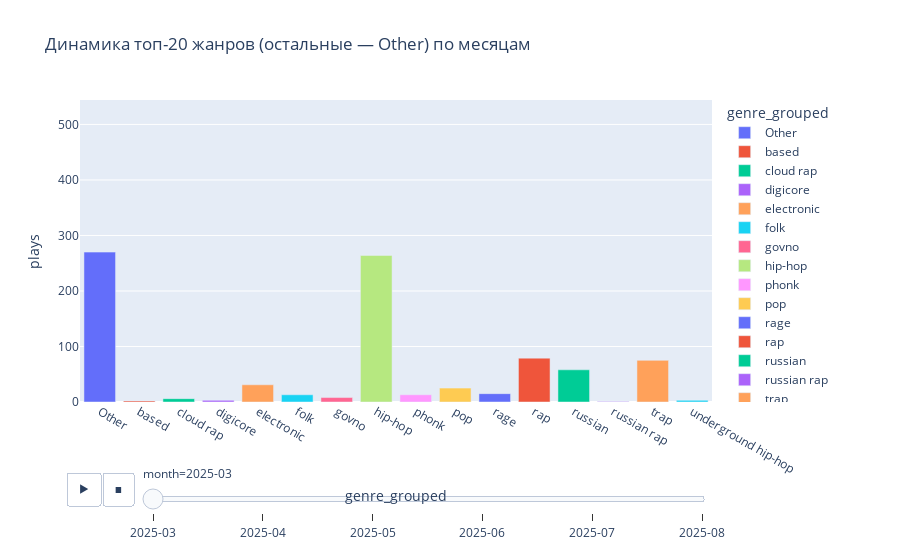

Notebook source saved alongside this figure:
### Markdown cell above
## Динамика жанров по месяцам

Анимация ниже показывает, как менялось количество прослушиваний для топ‑жанров (остальные объединены в **Other**) в течение года.  
Каждый кадр соответствует одному месяцу, что позволяет отследить сезонные колебания и появление новых фаворитов.

### Code cell
genre_month = (
    df
    .groupby(['month', 'genre_grouped'])
    .size()
    .reset_index(name='plays')
)

fig = px.bar(
    genre_month,
    x='genre_grouped', y='plays',
    color='genre_grouped',
    animation_frame='month',
    range_y=[0, genre_month['plays'].max()],
    title=f"Динамика топ-{len(top_genres)} жанров (остальные — Other) по месяцам"
)
fig.show()

### Figure 1 — Plotly figure (JSON) as saved in the notebook; plotly's stock layout.template omitted (floating-point values rounded to 4 significant figures)
{"data": [{"hovertemplate": "genre_grouped=%{x}<br>month=2025-03<br>plays=%{y}<extra></extra>", "legendgroup": "Other", "marker": {"color": "#636efa", "pattern": {"shape": ""}}, "name": "Other", "orientation": "v", "showlegend": true, "textposition": "auto", "type": "bar", "x": ["Other"], "xaxis": "x", "y": [270], "yaxis": "y"}, {"hovertemplate": "genre_grouped=%{x}<br>month=2025-03<br>plays=%{y}<extra></extra>", "legendgroup": "based", "marker": {"color": "#EF553B", "pattern": {"shape": ""}}, "name": "based", "orientation": "v", "showlegend": true, "textposition": "auto", "type": "bar", "x": ["based"], "xaxis": "x", "y": [2], "yaxis": "y"}, {"hovertemplate": "genre_grouped=%{x}<br>month=2025-03<br>plays=%{y}<extra></extra>", "legendgroup": "cloud rap", "marker": {"color": "#00cc96", "pattern": {"shape": ""}}, "name": "cloud rap", "orientation": "v", "showlegend": true, "textposition": "auto", "type": "bar", "x": ["cloud rap"], "xaxis": "x", "y": [6], "yaxis": "y"}, {"hovertemplate": "genre_grouped=%{x}<br>month=2025-03<br>plays=%{y}<extra></extra>", "legendgroup": "digicore", "marker": {"color": "#ab63fa", "pattern": {"shape": ""}}, "name": "digicore", "orientation": "v", "showlegend": true, "textposition": "auto", "type": "bar", "x": ["digicore"], "xaxis": "x", "y": [3], "yaxis": "y"}, {"hovertemplate": "genre_grouped=%{x}<br>month=2025-03<br>plays=%{y}<extra></extra>", "legendgroup": "electronic", "marker": {"color": "#FFA15A", "pattern": {"shape": ""}}, "name": "electronic", "orientation": "v", "showlegend": true, "textposition": "auto", "type": "bar", "x": ["electronic"], "xaxis": "x", "y": [31], "yaxis": "y"}, {"hovertemplate": "genre_grouped=%{x}<br>month=2025-03<br>plays=%{y}<extra></extra>", "legendgroup": "folk", "marker": {"color": "#19d3f3", "pattern": {"shape": ""}}, "name": "folk", "orientation": "v", "showlegend": true, "textposition": "auto", "type": "bar", "x": ["folk"], "xaxis": "x", "y": [13], "yaxis": "y"}, {"hovertemplate": "genre_grouped=%{x}<br>month=2025-03<br>plays=%{y}<extra></extra>", "legendgroup": "govno", "marker": {"color": "#FF6692", "pattern": {"shape": ""}}, "name": "govno", "orientation": "v", "showlegend": true, "textposition": "auto", "type": "bar", "x": ["govno"], "xaxis": "x", "y": [8], "yaxis": "y"}, {"hovertemplate": "genre_grouped=%{x}<br>month=2025-03<br>plays=%{y}<extra></extra>", "legendgroup": "hip-hop", "marker": {"color": "#B6E880", "pattern": {"shape": ""}}, "name": "hip-hop", "orientation": "v", "showlegend": true, "textposition": "auto", "type": "bar", "x": ["hip-hop"], "xaxis": "x", "y": [264], "yaxis": "y"}, {"hovertemplate": "genre_grouped=%{x}<br>month=2025-03<br>plays=%{y}<extra></extra>", "legendgroup": "phonk", "marker": {"color": "#FF97FF", "pattern": {"shape": ""}}, "name": "phonk", "orientation": "v", "showlegend": true, "textposition": "auto", "type": "bar", "x": ["phonk"], "xaxis": "x", "y": [13], "yaxis": "y"}, {"hovertemplate": "genre_grouped=%{x}<br>month=2025-03<br>plays=%{y}<extra></extra>", "legendgroup": "pop", "marker": {"color": "#FECB52", "pattern": {"shape": ""}}, "name": "pop", "orientation": "v", "showlegend": true, "textposition": "auto", "type": "bar", "x": ["pop"], "xaxis": "x", "y": [25], "yaxis": "y"}, {"hovertemplate": "genre_grouped=%{x}<br>month=2025-03<br>plays=%{y}<extra></extra>", "legendgroup": "rage", "marker": {"color": "#636efa", "pattern": {"shape": ""}}, "name": "rage", "orientation": "v", "showlegend": true, "textposition": "auto", "type": "bar", "x": ["rage"], "xaxis": "x", "y": [15], "yaxis": "y"}, {"hovertemplate": "genre_grouped=%{x}<br>month=2025-03<br>plays=%{y}<extra></extra>", "legendgroup": "rap", "marker": {"color": "#EF553B", "pattern": {"shape": ""}}, "name": "rap", "orientation": "v", "showlegend": true, "textposition": "auto", "type": "bar", "x": ["rap"], "xaxis": "x", "y": [79], "yaxis": "y"}, {"hovertemplate": "genre_grouped=%{x}<br>month=2025-03<br>plays=%{y}<extra></extra>", "legendgroup": "russian", "marker": {"color": "#00cc96", "pattern": {"shape": ""}}, "name": "russian", "orientation": "v", "showlegend": true, "textposition": "auto", "type": "bar", "x": ["russian"], "xaxis": "x", "y": [58], "yaxis": "y"}, {"hovertemplate": "genre_grouped=%{x}<br>month=2025-03<br>plays=%{y}<extra></extra>", "legendgroup": "russian rap", "marker": {"color": "#ab63fa", "pattern": {"shape": ""}}, "name": "russian rap", "orientation": "v", "showlegend": true, "textposition": "auto", "type": "bar", "x": ["russian rap"], "xaxis": "x", "y": [1], "yaxis": "y"}, {"hovertemplate": "genre_grouped=%{x}<br>month=2025-03<br>plays=%{y}<extra></extra>", "legendgroup": "trap", "marker": {"color": "#FFA15A", "pattern": {"shape": ""}}, "name": "trap", "orientation": "v", "showlegend": true, "textposition": "auto", "type": "bar", "x": ["trap"], "xaxis": "x", "y": [75], "yaxis": "y"}, {"hovertemplate": "genre_grouped=%{x}<br>month=2025-03<br>plays=%{y}<extra></extra>", "legendgroup": "underground hip-hop", "marker": {"color": "#19d3f3", "pattern": {"shape": ""}}, "name": "underground hip-hop", "orientation": "v", "showlegend": true, "textposition": "auto", "type": "bar", "x": ["underground hip-hop"], "xaxis": "x", "y": [3], "yaxis": "y"}], "layout": {"barmode": "relative", "legend": {"title": {"text": "genre_grouped"}, "tracegroupgap": 0}, "sliders": [{"active": 0, "currentvalue": {"prefix": "month="}, "len": 0.9, "pad": {"b": 10, "t": 60}, "steps": [{"args": [["2025-03"], {"frame": {"duration": 0, "redraw": true}, "fromcurrent": true, "mode": "immediate", "transition": {"duration": 0, "easing": "linear"}}], "label": "2025-03", "method": "animate"}, {"args": [["2025-04"], {"frame": {"duration": 0, "redraw": true}, "fromcurrent": true, "mode": "immediate", "transition": {"duration": 0, "easing": "linear"}}], "label": "2025-04", "method": "animate"}, {"args": [["2025-05"], {"frame": {"duration": 0, "redraw": true}, "fromcurrent": true, "mode": "immediate", "transition": {"duration": 0, "easing": "linear"}}], "label": "2025-05", "method": "animate"}, {"args": [["2025-06"], {"frame": {"duration": 0, "redraw": true}, "fromcurrent": true, "mode": "immediate", "transition": {"duration": 0, "easing": "linear"}}], "label": "2025-06", "method": "animate"}, {"args": [["2025-07"], {"frame": {"duration": 0, "redraw": true}, "fromcurrent": true, "mode": "immediate", "transition": {"duration": 0, "easing": "linear"}}], "label": "2025-07", "method": "animate"}, {"args": [["2025-08"], {"frame": {"duration": 0, "redraw": true}, "fromcurrent": true, "mode": "immediate", "transition": {"duration": 0, "easing": "linear"}}], "label": "2025-08", "method": "animate"}], "x": 0.1, "xanchor": "left", "y": 0, "yanchor": "top"}], "title": {"text": "Динамика топ-20 жанров (остальные — Other) по месяцам"}, "updatemenus": [{"buttons": [{"args": [null, {"frame": {"duration": 500, "redraw": true}, "fromcurrent": true, "mode": "immediate", "transition": {"duration": 500, "easing": "linear"}}], "label": "&#9654;", "method": "animate"}, {"args": [[null], {"frame": {"duration": 0, "redraw": true}, "fromcurrent": true, "mode": "immediate", "transition": {"duration": 0, "easing": "linear"}}], "label": "&#9724;", "method": "animate"}], "direction": "left", "pad": {"r": 10, "t": 70}, "showactive": false, "type": "buttons", "x": 0.1, "xanchor": "right", "y": 0, "yanchor": "top"}], "xaxis": {"anchor": "y", "categoryarray": ["Other", "based", "cloud rap", "digicore", "electronic", "folk", "govno", "hip-hop", "phonk", "pop", "rage", "rap", "russian", "russian rap", "trap", "underground hip-hop", "dubstep", "house", "indie", "power metal", "rock"], "categoryorder": "array", "domain": [0, 1], "title": {"text": "genre_grouped"}}, "yaxis": {"anchor": "x", "domain": [0, 1], "range": [0, 544], "title": {"text": "plays"}}}}
